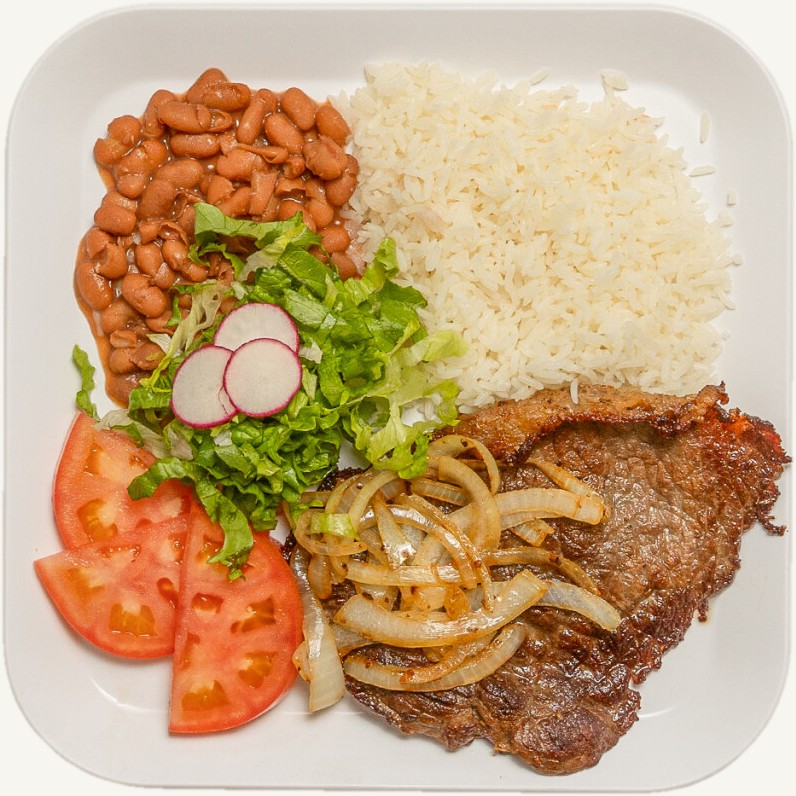
#> input picture websites/TruongSon-demos/scrollcraft/builds/cantinho-brasileiro/lab/check-pf-g.jpg, 796 x 796 px, given in place of dd-header.jpg, which was not available
$ python cut.py
#> lines starting #> are read from the running program, lines starting #| are printed output that depends on the picture; after the words box and inside, x2 and y2 are one past the last pixel; in counts of white or black regions, pixels touching at a corner belong together
"""Cut the prato feito (the square plate, the only plate fully inside the frame) out of their DoorDash
table photo. Plate = bright low-saturation rim, holes filled, convex hull (a plate is convex).
Writes lab/cuts/pf.png (exact pixels, no shadow) + its box in photo coordinates, and check sheets."""
import cv2, numpy as np, json
from PIL import Image, ImageFilter
from scipy import ndimage as ndi
img = cv2.imread("assets/source/dd-header.jpg"); h, w = img.shape[:2]
#> further down, img is the input picture: shape (796, 796, 3); mean B, G, R 126.8, 165.3, 198.4
#> after `h, w = img.shape[:2]`: h = 796; w = 796
hsv = cv2.cvtColor(cv2.GaussianBlur(img, (0, 0), 2), cv2.COLOR_BGR2HSV)
#> hsv: shape (796, 796, 3); mean H, S, V 17.2, 103.6, 199
white = ndi.binary_opening((hsv[..., 1] < 38) & (hsv[..., 2] > 170), iterations=2)
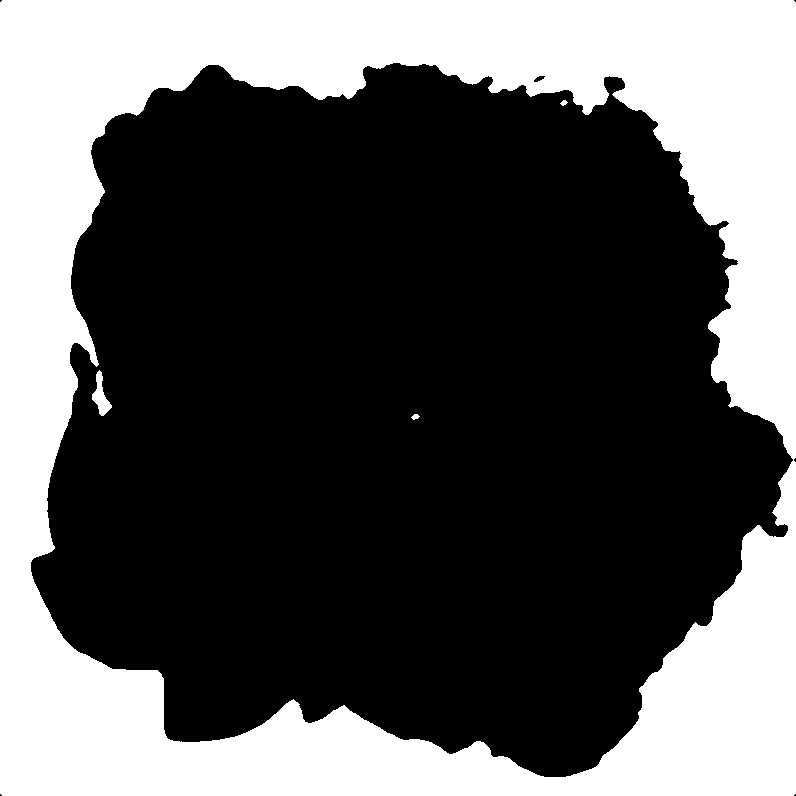
#> white: shape (796, 796) bool; 35.3% white; 4 white regions, box (x1, y1, x2, y2) and area: (0, 0, 796, 796) 222893, (92, 370, 112, 416) 409, (411, 414, 420, 420) 34, (560, 100, 568, 106) 29
lab, k = ndi.label(white)
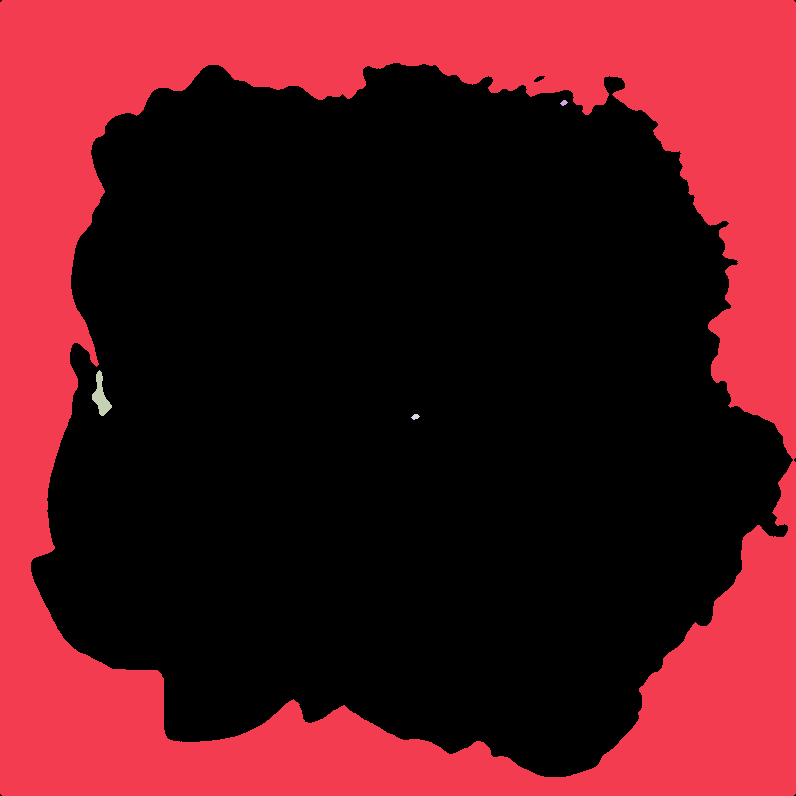
#> lab: shape (796, 796) int32; 5 distinct labels, from 0 to 4; one colour per label, 0 black
#> k = 4
#> (the run stopped early here; a loop or call above may not have finished)
